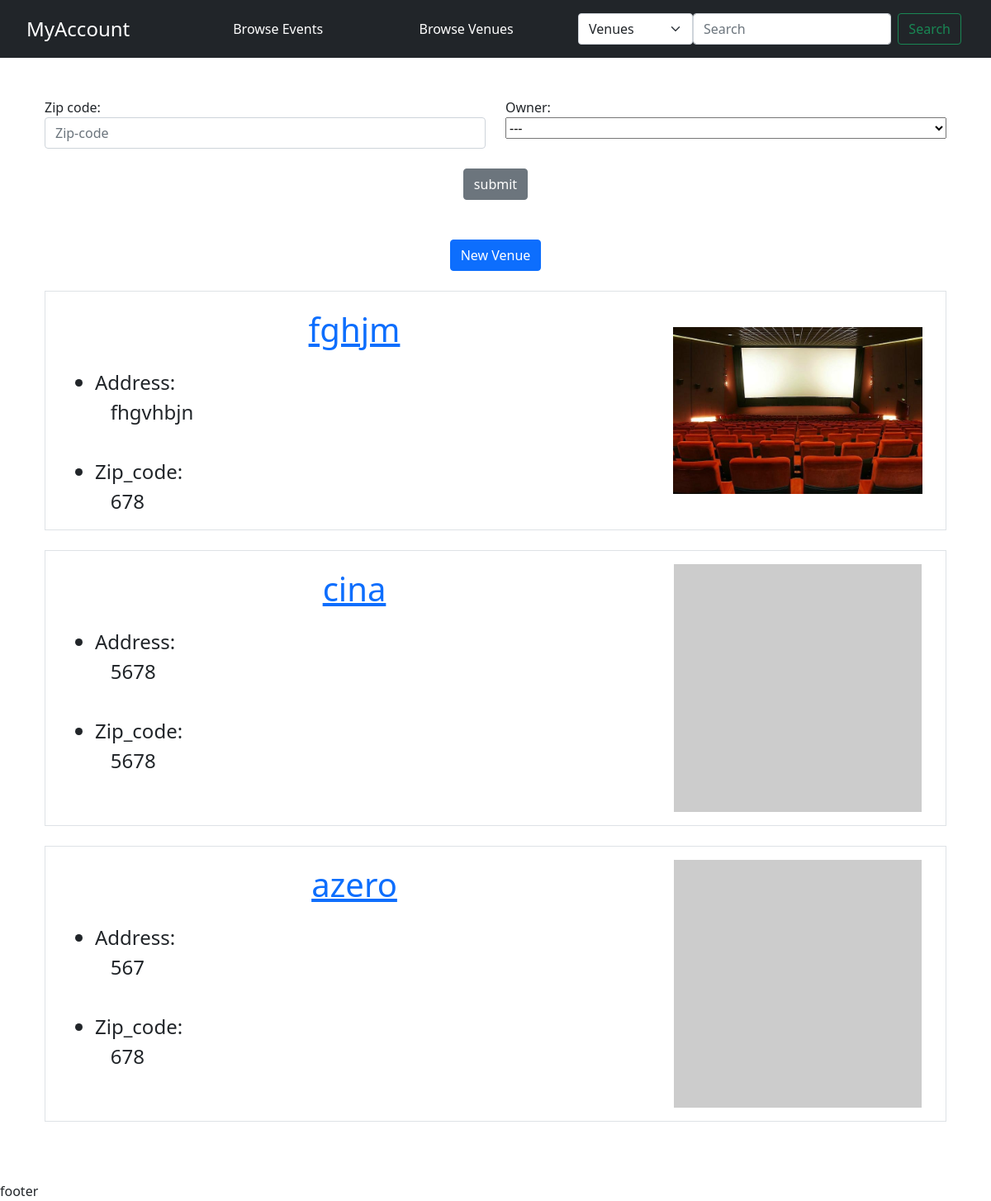
The app's page /list_venue with its own data.
### events/models.py (models this page shows)
class Venue(models.Model):
    name = models.CharField('Venue Name', max_length=120)
    address = models.CharField('Venue Address', max_length=300)
    zip_code = models.CharField('Venue Zip Code', max_length=15)
    phone = models.CharField('Phone Contact', max_length=25)
    web = models.URLField('WebPage', blank=True)
    email = models.EmailField('EmailAddress', blank=True)
    owner = models.ForeignKey(User, related_name='owner', blank=False, null=True, on_delete=models.SET_NULL)
    image = models.ImageField(null=True, blank=True, upload_to="images/venues")
    def __str__(self):
        return self.name

### events/views.py (the view)
# urls.py: path('list_venue', views.list_venue, name="list-venue"),
def list_venue(request):
    venue_list = Venue.objects.all()
    form = VenueFilterForm(request.POST)
    if form.is_valid():
        if form.cleaned_data['zip_code'] != '':
            if form.cleaned_data['owner'] != '':
                venue_list = Venue.objects.filter(zip_code__contains=form.cleaned_data['zip_code']).filter(owner=form.cleaned_data['owner'])
            else:
                venue_list = Venue.objects.filter(zip_code__contains=form.cleaned_data['zip_code'])
        else:
            if form.cleaned_data['owner'] != '':
                venue_list = Venue.objects.filter(zip_code__contains=form.cleaned_data['zip_code'])
    return render(request,
        'events/venue_list.html', {
        'form': form,
        'venue_list': venue_list,
        })

### events/forms.py
class VenueFilterForm(forms.Form):
    def __init__(self, *args, **kwargs):
        super(VenueFilterForm,self).__init__(*args, **kwargs)
        ownerList = tuple(User.objects.values_list('id', 'username'))
        self.owners = ([None, '---'], *ownerList)
        self.fields['owner'].choices = self.owners
    zip_code = forms.CharField(required=False, widget=forms.TextInput(attrs={'class':'form-control', 'placeholder':'Zip-code'}))
    owner = forms.ChoiceField(required=False, widget=forms.Select)

### events/templates/events/venue_list.html (shortened to what this page needs)
{% extends 'events/base.html' %}
{% block content %}
<div class="container">
    <br>
    <form action="" method=POST>
        <div class="row">
            <div class="col-6 d-flex flex-column">
                {{form.zip_code.label_tag}}
                {{form.zip_code}}
            </div>
            <div class="col-6 d-flex flex-column">
                {{form.owner.label_tag}}
                {{form.owner}}
            </div>
            <div class="col-12 mt-4 d-flex align-items-center justify-content-center">
                <input type="submit" value="submit" class="btn btn-secondary">
            </div>
        </div>
    </form>
    <br><br>
    <div class="d-flex justify-content-center">
        <a class="btn btn-primary" aria-current="page" href="{% url 'add-venue' %}">New Venue</a>
    </div><br>
    {%for venue in venue_list%}
    <div class="container border">
        <div class="ps-3 row">
            <div class="col-8 ">
                <center class="m-3 fs-1 overflow-hidden text-wrap text-break"><a
                        href="{% url 'show-venue' venue.id %}">{{venue}}</a></center>
                <ul class="fs-4 mt-3">
                    <li>Address: <br> &nbsp;&nbsp; {{venue.address}}</li>
                    <br>
                    <li>Zip_code:<br> &nbsp;&nbsp; {{venue.zip_code}}</li>
                </ul>
            </div>
            {% if venue.image %}
            <div class="col-4 d-flex justify-content-center align-items-center">
                <img class="img-fluid p-3" src="{{venue.image.url}}" alt="">
            </div>
            {% else %}
            <div class="col-4 d-flex justify-content-center align-items-center">
                <img class="img-fluid p-3 " src="https://placehold.co/300x300" alt="">
            </div>
            {% endif %}
        </div>
    </div>
    <br />
    {% endfor%}
</div>
{% endblock %}

### records on screen
Venue: name "fghjm", address "fhgvhbjn", zip_code "678", image (picture)
Venue: name "cina", address "5678", zip_code "5678"
Venue: name "azero", address "567", zip_code "678"
